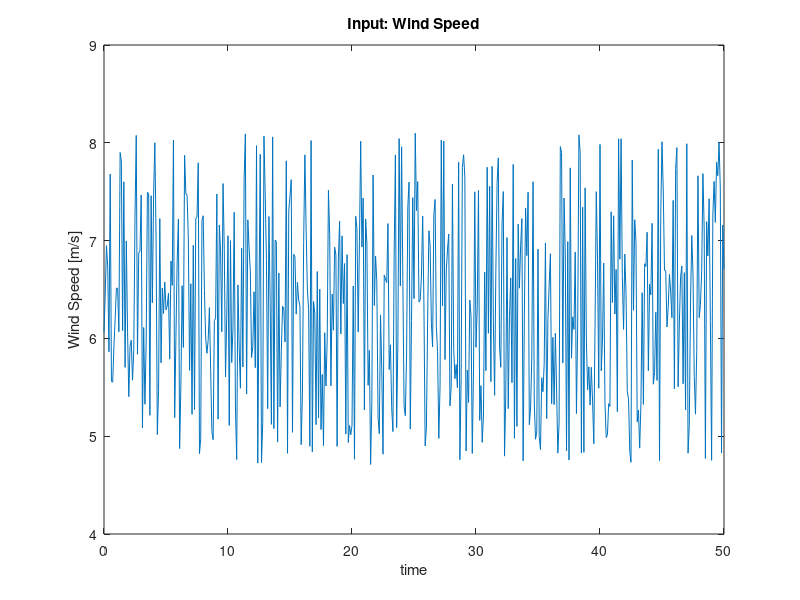
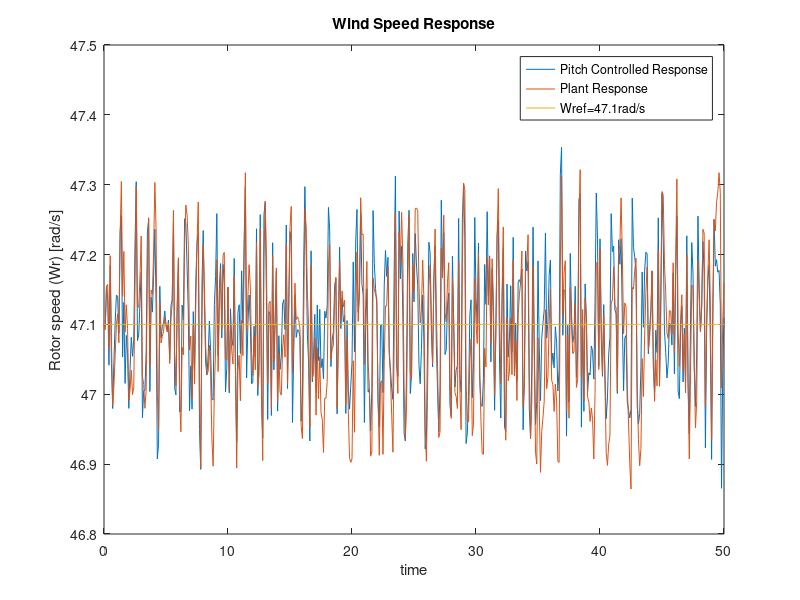
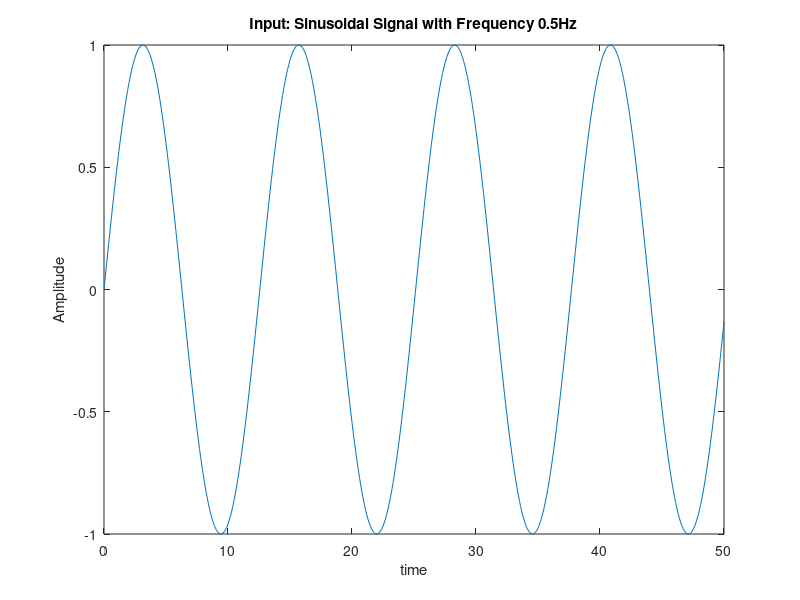
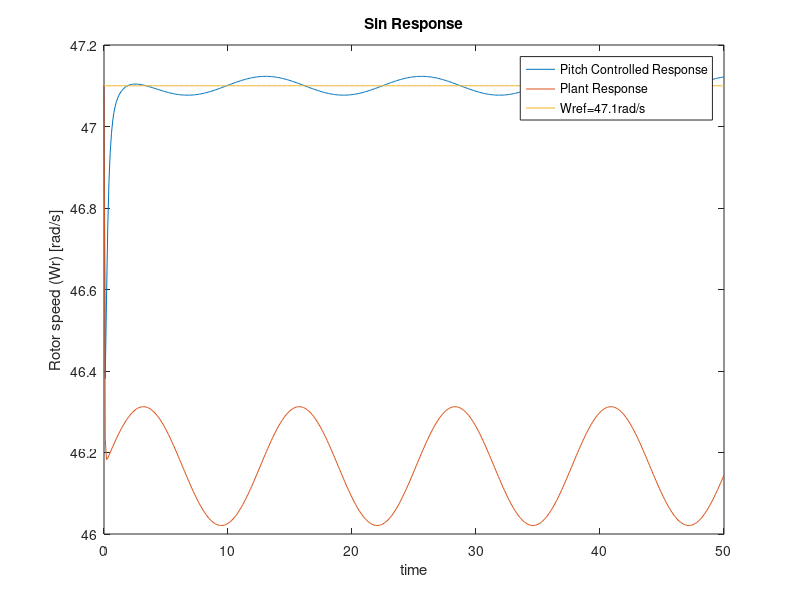

Write MATLAB code to recreate these figures, in order. (Note: this script raises an error after producing the figures.)
close all
clear all
clc

rho = 1.25;
A = 4;
R = 1;

Vop = 6.4;
Wop = 47.1;
Bop = 90;

K = .5*rho*A*R;
lambdaop = (R*Wop)/Vop;

%linearization of wind turbine model
K11 = ((K*Vop^3)/(R*Wop))*(.44-.0167*Bop)*((pi*R)/(Vop*(15-.3*Bop)))*cos(pi*((lambdaop-3)/(15-.3*Bop)));
K12 = -((K*Vop^3)/(R*Wop))*(.44-.0167*Bop)*sin(pi*((lambdaop-3)/(15-.3*Bop)));
K13 = -.00184*K*(Bop*Vop^2+((3*Bop*Vop^3)/(R*Wop^2)));

K21 = (.44-.0167*Bop)*((3*K*Vop^2)/(R*Wop))*sin(pi*((lambdaop-3)/(15-.3*Bop)));
K22 = -(.44-.0167*Bop)*((K*Vop^3)/(R*Wop))*((pi*lambdaop)/(Vop^2*(15-.3*Bop)))*cos(pi*((lambdaop-3)/(15-.3*Bop)));
K23 = -.00184*K*(2*Vop*Bop-((9*Bop*Vop)/lambdaop));

K31 = ((-.0167*K*Vop^2)/lambdaop)*sin(pi*((lambdaop-3)/(15-.3*Bop)));
K32 = ((.0167*K*Vop^2)/lambdaop)*(.44-.0167*Bop)*(.3*pi*((lambdaop-3)/(15-.3*Bop)^2))*cos(pi*((lambdaop-3)/(15-.3*Bop)));
K33 = (-.00184*K*(lambdaop-3)*Vop^2)/lambdaop;

gamma = K11+K12+K13;
xi = K21+K22+K23;
delt = K31+K32+K33;

Jt=1;
D = gamma/Jt;
tau = .5;

Wref = 47.1;
Bref = 10;
Wt = 0;

delWt = Wref-Wt;

Kp = 13;
Ki = 18;
Kd = .7;

s = tf('s');

C = Kp + Ki/s + Kd*s;

delB = (C*delWt+Bref)/(tau*s+1)-Bop;

H = (delt/Jt)*delB;
Geq = (1/(s-D))/(1+(1/(s-D))*H);

dWdV = (xi/Jt)*Geq;


delB2 = (delWt+Bref)-Bop;

H2 = (delt/Jt)*delB2;
Geq2 = (1/(s-D))/(1+(1/(s-D))*H2);

dWdV2 = (xi/Jt)*Geq2;

%% setting inputs
t_in = 0:.1:50;

f1 = .5;
f2 = 1;
f3 = 10;
f4 = 20;
V = 4.7+(8.1-4.7)*rand(length(t_in),1); %realistic wind speed
Vsin1 = sin(f1*t_in);
Vsin2 = sin(f2*t_in);
Vsin3 = sin(f3*t_in);
Vsin4 = sin(f4*t_in);

delV= V-Vop;
delVsin1 = Vsin1-Vop;
delVsin2 = Vsin2-Vop;
delVsin3 = Vsin3-Vop;
delVsin4 = Vsin4-Vop;

%% plot system response 

%plot wind speed input
figure;
plot(t_in,V);
xlabel('time');
ylabel('Wind Speed [m/s]')
title('Input: Wind Speed')

[dW,t] = lsim(dWdV,delV,t_in);
[dW2,t2] = lsim(dWdV2,delV,t_in);

figure;
plot(t,dW+Wop)
hold on
plot(t2,dW2+Wop)
xlabel('time');
ylabel('Rotor speed (Wr) [rad/s]');
title('Wind Speed Response')
hold on
Wop_plot = 47.1*ones(1,length(t));
plot(t,Wop_plot)
legend('Pitch Controlled Response','Plant Response','Wref=47.1rad/s')


%plot sin input
figure;
plot(t_in,Vsin1);
xlabel('time');
ylabel('Amplitude')
title(['Input: Sinusoidal Signal with Frequency ' num2str(f1) 'Hz'])

[dW,t] = lsim(dWdV,delVsin1,t_in);
[dW2,t2] = lsim(dWdV2,delVsin1,t_in);


figure;
plot(t,dW+Wop)
hold on
plot(t2,dW2+Wop)
xlabel('time');
ylabel('Rotor speed (Wr) [rad/s]');
title('Sin Response')
hold on
Wop_plot = 47.1*ones(1,length(t));
plot(t,Wop_plot)
legend('Pitch Controlled Response','Plant Response','Wref=47.1rad/s')

figure;
plot(t,dW+Wop)
xlabel('time');
ylabel('Amplitude')
title(['Input: Sinusoidal Signal with Frequency ' num2str(f2) 'Hz'])

[dW,t] = lsim(dWdV,delVsin2,t_in);
[dW2,t2] = lsim(dWdV2,delVsin2,t_in);

figure;
plot(t,dW+Wop)
hold on
plot(t2,dW2+Wop)
xlabel('time');
ylabel('Rotor speed (Wr) [rad/s]');
title('Sin Response')
hold on
Wop_plot = 47.1*ones(1,length(t));
plot(t,Wop_plot)
legend('Pitch Controlled Response','Plant Response','Wref=47.1rad/s')

figure;
plot(t,dW+Wop)
hold on
plot(t2,dW2+Wop)
xlabel('time');
ylabel('Amplitude')
title(['Input: Sinusoidal Signal with Frequency ' num2str(f3) 'Hz'])

[dW,t] = lsim(dWdV,delVsin3,t_in);
[dW2,t2] = lsim(dWdV2,delVsin3,t_in);


figure;
plot(t,dW+Wop)
hold on
plot(t2,dW2+Wop)
xlabel('time');
ylabel('Rotor speed (Wr) [rad/s]');
title('Sin Response')
hold on
Wop_plot = 47.1*ones(1,length(t));
plot(t,Wop_plot)
legend('Pitch Controlled Response','Plant Response','Wref=47.1rad/s')

figure;
plot(t_in,Vsin4);
xlabel('time');
ylabel('Amplitude')
title(['Input: Sinusoidal Signal with Frequency ' num2str(f4) 'Hz'])

[dW,t] = lsim(dWdV,delVsin4,t_in);
[dW2,t2] = lsim(dWdV2,delVsin4,t_in);

figure;
plot(t,dW+Wop)
hold on
plot(t2,dW2+Wop)
xlabel('time');
ylabel('Rotor speed (Wr) [rad/s]');
title('Sin Response')
hold on
Wop_plot = 47.1*ones(1,length(t));
plot(t,Wop_plot)
legend('Pitch Controlled Response','Plant Response','Wref=47.1rad/s')


%plot step input
[dW,t] = step(dWdV,4.5);
[dW2,t2] = step(dWdV2,4.5);

figure;
plot(heaviside(t))
xlabel('time');
ylabel('Amplitude')
title('Input: Step Input')

figure;
plot(t,dW+Wop)
hold on
plot(t2,dW2+Wop)
xlabel('time');
ylabel('Rotor speed (Wr) [rad/s]');
title('Step Response')
hold on
Wop_plot = 47.1*ones(1,length(t));
plot(t,Wop_plot)
legend('Pitch Controlled Response','Plant Response','Wref=47.1rad/s')


%plot impulse input
[dW,t] = impulse(dWdV,1.5);
[dW2,t2] = impulse(dWdV2,1.5);

figure;
plot(dirac(t))
xlabel('time');
ylabel('Amplitude')
title('Input: Impulse Input')

figure;
plot(t,dW+Wop)
hold on
plot(t2,dW2+Wop)
xlabel('time');
ylabel('Rotor speed (Wr) [rad/s]');
title('Impulse Response')
hold on
Wop_plot = 47.1*ones(1,length(t));
plot(t,Wop_plot)
legend('Pitch Controlled Response','Plant Response','Wref=47.1rad/s')

